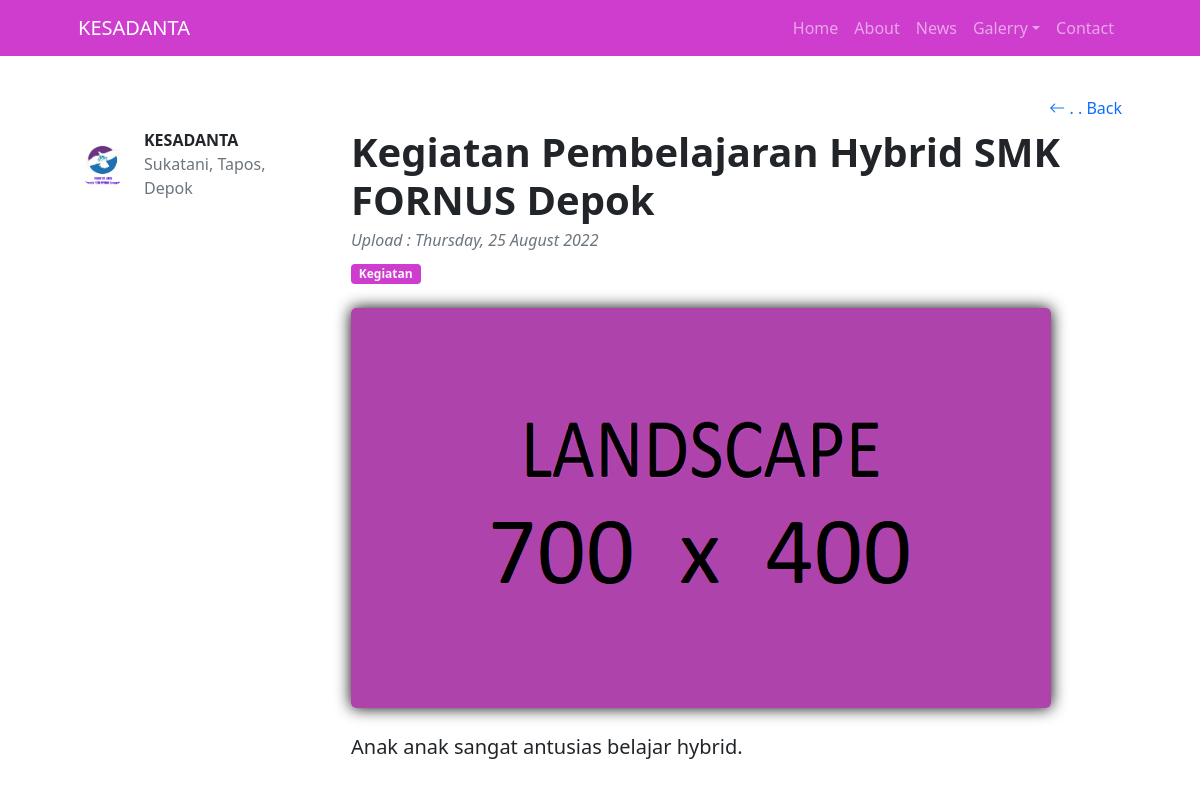
The app's page /read-more/?berita=3 with its own data.
### tables this page shows
CREATE TABLE `berita` (
  `id` int(5) NOT NULL,
  `judul` varchar(200) NOT NULL,
  `kel` varchar(50) NOT NULL,
  `kec` varchar(50) NOT NULL,
  `kota` varchar(50) NOT NULL,
  `tanggal` varchar(35) NOT NULL,
  `tema` varchar(50) NOT NULL,
  `gambar` varchar(100) NOT NULL,
  `deskripsi` varchar(5000) NOT NULL
);

### koneksi.php (called while the page is built)
<?php
    $konek = mysqli_connect("sql200.epizy.com","epiz_32439731","WILynRN9K5Ds","epiz_32439731_kesadanta_db");
    function query($query) {
        global $konek;
        $result = mysqli_query($konek, $query);
        $rows = [];
        while ( $row = mysqli_fetch_assoc($result) ) {
            $rows[] = $row;
        }
        return $rows;
    }
?>

### read-more/index.php (the view, shortened to what this page needs)
<?php
    require "../koneksi.php";
    $id = $_GET["berita"];
    $berita = query("SELECT * FROM berita WHERE id = $id");
?>
<!DOCTYPE html>
<html lang="en">
    <head>
        <link href="https://cdn.jsdelivr.net/npm/bootstrap-icons@1.5.0/font/bootstrap-icons.css" rel="stylesheet" />
        <link href="../css/styles.css" rel="stylesheet" />
    </head>
    <body class="d-flex flex-column h-100">
        <main class="flex-shrink-0">
            <nav class="navbar navbar-expand-lg navbar-dark bg-kesadanta position-fixed w-100 z-100">
                <div class="container px-5">
                    <a class="navbar-brand" href="../">KESADANTA</a>
                    <div class="collapse navbar-collapse" id="navbarSupportedContent">
                        <ul class="navbar-nav ms-auto mb-2 mb-lg-0">
                            <li class="nav-item"><a class="nav-link" href="../">Home</a></li>
                            <li class="nav-item"><a class="nav-link" href="../about/">About</a></li>
                            <li class="nav-item"><a class="nav-link" href="../news/">News</a></li>
                            <li class="nav-item dropdown">
                                <a class="nav-link dropdown-toggle" id="navbarDropdownPortfolio" href="#" role="button" data-bs-toggle="dropdown" aria-expanded="false">Galerry</a>
                            </li>
                            <li class="nav-item"><a class="nav-link" href="../contact/">Contact</a></li>
                        </ul>
                    </div>
                </div>
            </nav>
            <section class="py-5">
                <div class="container px-5 my-5">
                    <div class="text-end mb-2">
                        <a class="text-decoration-none" href="javascript:history.go(-1)">
                            <i class="bi bi-arrow-left"></i>
                             . . Back
                        </a>
                    </div>
                    <div class="row gx-5">
                        <div class="col-lg-3">
                            <div class="d-flex align-items-center mt-lg-2 mt-xl-0 mb-4">
                                <img class="img-fluid rounded-circle" src="../img/Logo Koperasi Jasa Pesada PEREMPUAN Tangguh.jpeg" width="50px" height="50px" alt="...">
                                <div class="ms-3">
                                    <div class="fw-bold">KESADANTA</div>
                                    <div class="text-muted"><?= $berita[0]["kel"]; ?>, <?= $berita[0]["kec"]; ?>, <?= $berita[0]["kota"]; ?></div>
                                </div>
                            </div>
                        </div>
                        <div class="col-lg-9">
                            <article>
                                <header class="mb-4">
                                    <h1 class="fw-bolder mb-1"><?= $berita[0]["judul"]; ?></h1>
                                    <div class="text-muted fst-italic mb-2">Upload : <?= $berita[0]["tanggal"]; ?></div>
                                    <a class="badge bg-kesadanta text-decoration-none link-light"><?= $berita[0]["tema"]; ?></a>
                                </header>
                                <figure class="mb-4"><img class="img-fluid rounded-3 my-shadow" src="../img/<?= $berita[0]["gambar"]; ?>" alt="..."></figure>
                                <section class="mb-5">
                                    <p class="fs-5 mb-4"><?= $berita[0]["deskripsi"]; ?></p>
                                 </section>
                            </article>
                        </div>
                    </div>
                </div>
            </section>
        </main>
    </body>
</html>

### records on screen
berita: kel "Sukatani", kec "Tapos", kota "Depok", judul "Kegiatan Pembelajaran Hybrid SMK FORNUS Depok", tanggal "Thursday, 25 August 2022", tema "Kegiatan", gambar (picture), deskripsi "Anak anak sangat antusias belajar hybrid."
